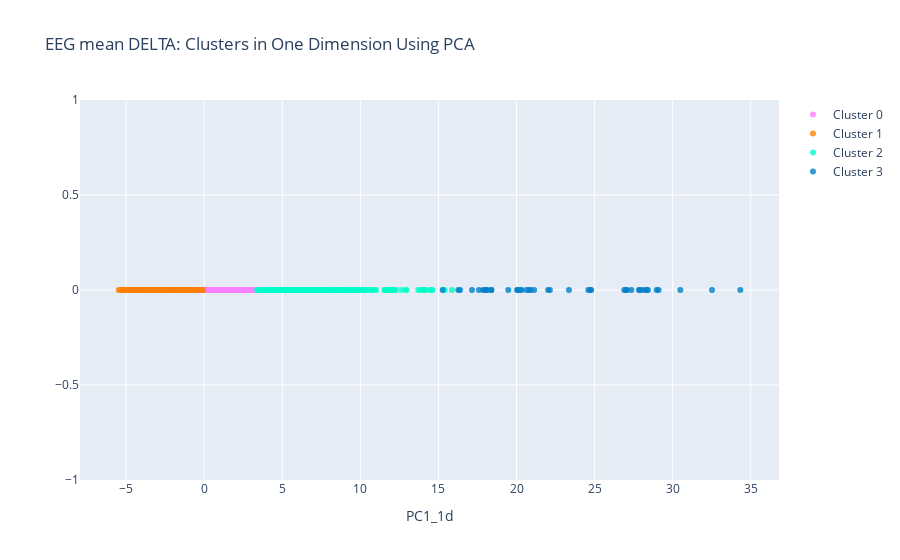

Notebook cell for this chart:
### Code cell
#trace1 is for 'Cluster 0'
col_name = s_1d.columns[0]
trace1 = go.Scatter(
                    x = cluster0[col_name],
                    y = cluster0["dummy"],
                    mode = "markers",
                    name = "Cluster 0",
                    marker = dict(color = 'rgba(255, 128, 255, 0.8)'),
                    text = None)

#trace2 is for 'Cluster 1'
trace2 = go.Scatter(
                    x = cluster1[col_name],
                    y = cluster1["dummy"],
                    mode = "markers",
                    name = "Cluster 1",
                    marker = dict(color = 'rgba(255, 128, 2, 0.8)'),
                    text = None)

#trace3 is for 'Cluster 2'
trace3 = go.Scatter(
                    x = cluster2[col_name],
                    y = cluster2["dummy"],
                    mode = "markers",
                    name = "Cluster 2",
                    marker = dict(color = 'rgba(0, 255, 200, 0.8)'),
                    text = None)

#trace4 is for 'Cluster 3'
trace4 = go.Scatter(
                    x = cluster3[col_name],
                    y = cluster3["dummy"],
                    mode = "markers",
                    name = "Cluster 3",
                    marker = dict(color = 'rgba(0, 128, 200, 0.8)'),
                    text = None)

data = [trace1, trace2, trace3, trace4]

title = f"EEG mean DELTA: Clusters in One Dimension Using {method}"

layout = dict(title = title,
              xaxis= dict(title= col_name,ticklen= 5,zeroline= False),
              yaxis= dict(title= '',ticklen= 5,zeroline= False)
             )

fig = dict(data = data, layout = layout)

iplot(fig)

### Figure 1 — Plotly figure (JSON) as saved in the notebook; plotly's stock layout.template omitted (floating-point values rounded to 4 significant figures; data arrays with more than 128 entries replaced by an {"elided": "..."} marker saying what was removed)
{"data": [{"marker": {"color": "rgba(255, 128, 255, 0.8)"}, "mode": "markers", "name": "Cluster 0", "type": "scatter", "x": {"elided": "695 float values"}, "y": {"elided": "695 int values"}}, {"marker": {"color": "rgba(255, 128, 2, 0.8)"}, "mode": "markers", "name": "Cluster 1", "type": "scatter", "x": {"elided": "1236 float values"}, "y": {"elided": "1236 int values"}}, {"marker": {"color": "rgba(0, 255, 200, 0.8)"}, "mode": "markers", "name": "Cluster 2", "type": "scatter", "x": {"elided": "238 float values"}, "y": {"elided": "238 int values"}}, {"marker": {"color": "rgba(0, 128, 200, 0.8)"}, "mode": "markers", "name": "Cluster 3", "type": "scatter", "x": [16.27, 18.39, 20.9, 16.39, 20.81, 17.15, 26.9, 20.32, 18.05, 29.1, 24.78, 27.84, 22.02, 24.6, 28.42, 18.13, 21.13, 15.27, 30.49, 18.38, 28.34, 24.73, 20.22, 28.27, 19.47, 22.14, 17.87, 32.52, 27.89, 27.0, 20.05, 34.33, 28.98, 28.06, 20.63, 27.36, 20.05, 23.36, 27.09, 17.59, 17.96], "y": [0, 0, 0, 0, 0, 0, 0, 0, 0, 0, 0, 0, 0, 0, 0, 0, 0, 0, 0, 0, 0, 0, 0, 0, 0, 0, 0, 0, 0, 0, 0, 0, 0, 0, 0, 0, 0, 0, 0, 0, 0]}], "layout": {"title": {"text": "EEG mean DELTA: Clusters in One Dimension Using PCA"}, "xaxis": {"ticklen": 5, "title": {"text": "PC1_1d"}, "zeroline": false}, "yaxis": {"ticklen": 5, "title": {"text": ""}, "zeroline": false}}}
